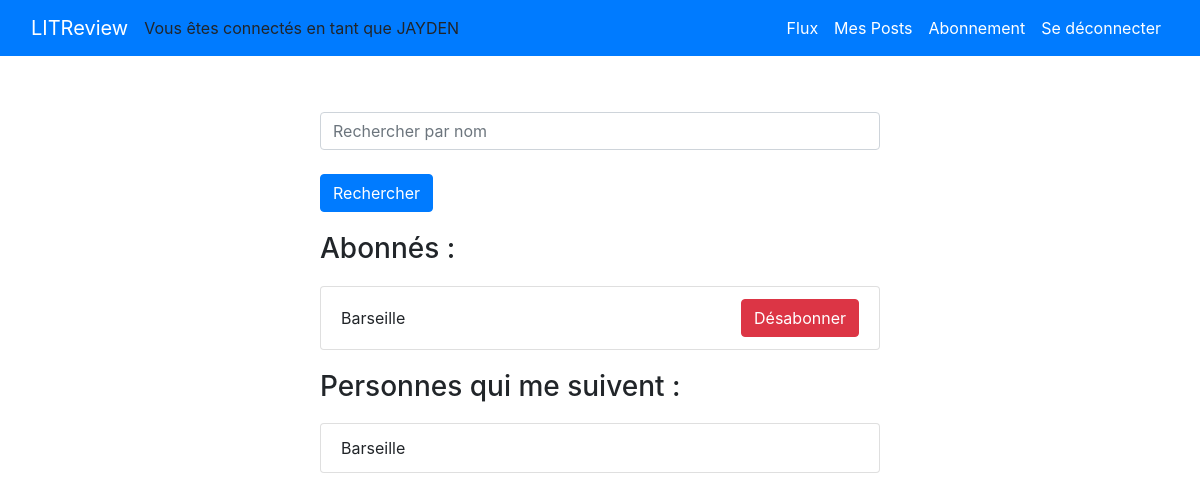
Page /subscribe/ (signed in) on the committed database.
### authentication/models.py (models this page shows)
class User(AbstractUser):
    pass

### blog/models.py (models this page shows)
class UserFollows(models.Model):
    user = models.ForeignKey(to=settings.AUTH_USER_MODEL,
                             on_delete=models.CASCADE,
                             related_name='following')
    followed_user = models.ForeignKey(to=settings.AUTH_USER_MODEL,
                                      on_delete=models.CASCADE,
                                      related_name='followers')
    class Meta:
        unique_together = ('user', 'followed_user')

### blog/views.py (the view, shortened to what this page needs)
# urls.py: path("subscribe/", blog.views.subscribe, name="subscribe"),
@login_required
def subscribe(request):
    user = request.user
    following = request.user.following.all()
    followers = request.user.followers.all()
    followed_users_ids = following.values_list('followed_user', flat=True)
    all_users = get_user_model().objects.exclude(id__in=followed_users_ids).exclude(id=request.user.id)
    search_form = forms.SearchUserForm(request.GET)
    searched_users = None
    if search_form.is_valid():
        searched_username = search_form.cleaned_data["username"]
        searched_users = all_users.filter(username__icontains=searched_username)
    context = {
        "user": user,
        "following": following,
        "followers": followers,
        "search_form": search_form,
        "searched_users": searched_users
    }
    return render(request, "blog/subscribe.html", context=context)

### blog/forms.py
class SearchUserForm(forms.Form):
    username = forms.CharField(
        label='',
        error_messages={'required': ''},
        widget=forms.TextInput(attrs={'class': 'form-control',
                                      'placeholder': 'Rechercher par nom'})
    )

### blog/templates/blog/subscribe.html (shortened to what this page needs)
{% extends 'base.html' %}
{% block content %}
<div class="form_block">
    <div>
        <form method="get" action="{% url 'subscribe' %}">
            {{ search_form }}
            <button type="submit" class="btn btn-primary mt-4">Rechercher</button>
        </form>
    </div>
    <div class="content-container">
        <div>
            <h3 class="content-subheader content-header">Abonnés :</h3>
            <ul class="list-group">
                {% for follow in following %}
                    <li class="list-group-item d-flex justify-content-between align-items-center">
                        {{ follow.followed_user.username|capfirst }}
                        <form method="post" action="{% url 'unsubscribe' %}">
                            <button type="submit" class="btn btn-danger">Désabonner</button>
                        </form>
                    </li>
                {% empty %}
                    <li class="list-group-item">Vous ne suivez personne pour l'instant.</li>
                {% endfor %}
            </ul>
        </div>
        <div>
            <h3 class="content-subheader content-header">Personnes qui me suivent :</h3>
            <ul class="list-group">
                {% for follow in followers %}
                    <li class="list-group-item d-flex justify-content-between align-items-center">
                        {{ follow.user.username|capfirst }}
                    </li>
                {% empty %}
                    <li class="list-group-item">Aucun utilisateur ne vous suit pour l'instant.</li>
                {% endfor %}
            </ul>
        </div>
    </div>
</div>
{% endblock content %}

### templates/base.html (shortened to what this page needs)
{% load static %}
<!doctype html>
<html lang="fr">
    <head>
        <link rel="stylesheet" href="{% static 'app.css' %}">
        <link rel="stylesheet" href="https://stackpath.bootstrapcdn.com/bootstrap/4.1.3/css/bootstrap.min.css">
    </head>
    <body>
        <nav class="navbar navbar-expand-lg navbar-dark bg-primary fixed-top">
            <div class="container-fluid">
                <a class="navbar-brand" href="#">LITReview</a>
                {% if user.is_authenticated %}
                    <p class="d-inline-block mb-0">Vous êtes connectés en tant que {{ user|upper }}</p>
                    <div class="collapse navbar-collapse" id="navbarNav">
                        <ul class="navbar-nav ml-auto">
                            <li class="nav-item">
                                <a class="nav-link text-white" href="{% url 'home' %}">Flux</a>
                            </li>
                            <li class="nav-item">
                                <a class="nav-link text-white" href="{% url 'my_posts' %}">Mes Posts</a>
                            </li>
                            <li class="nav-item">
                                {% if user.is_authenticated %}
                                    <a class="nav-link text-white" href="{% url 'subscribe' %}">Abonnement</a>
                                {% else %}
                                    <a class="nav-link text-white" href="{% url 'login' %}">Connexion</a>
                                {% endif %}
                            </li>
                            <li class="nav-item">
                                <a class="nav-link text-white" href="{% url 'logout' %}">Se déconnecter</a>
                            </li>
                        </ul>
                    </div>
                {% endif %}
            </div>
        </nav>
        <div class="main-content mt-5">
            {% block content %}{% endblock content %}
        </div>
    </body>
</html>

### static/app.css (style rules this page uses)
.content-header { margin-top: 20px; margin-bottom: 20px; }
.list-group { list-style-type: none; padding-left: 0; }
.form_block { padding : 3rem 20rem; }

### rows in the picture
User: username "JAYDEN"
UserFollows: followed_user.username "Barseille"
UserFollows: user.username "Barseille"
